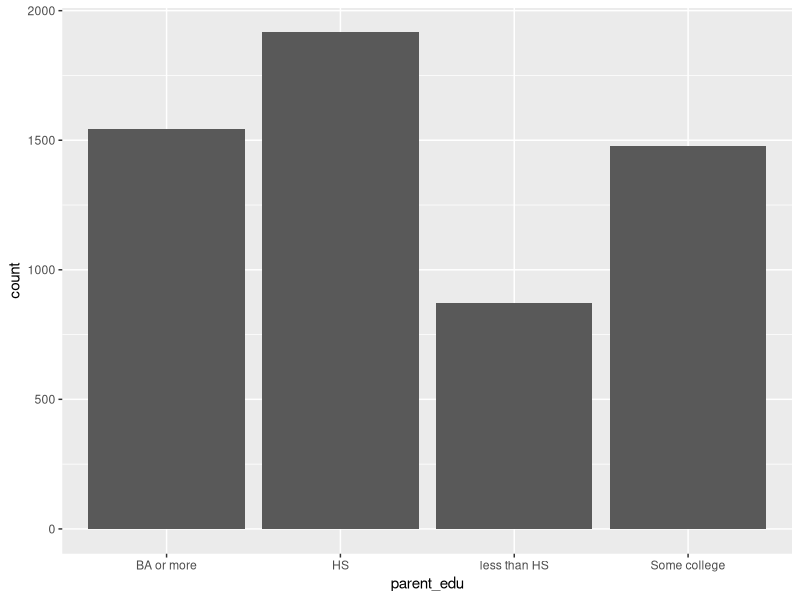
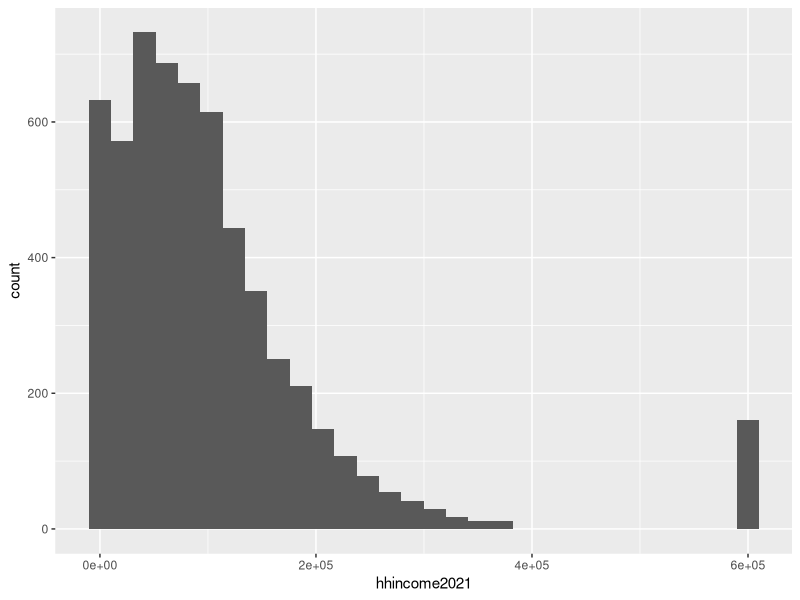
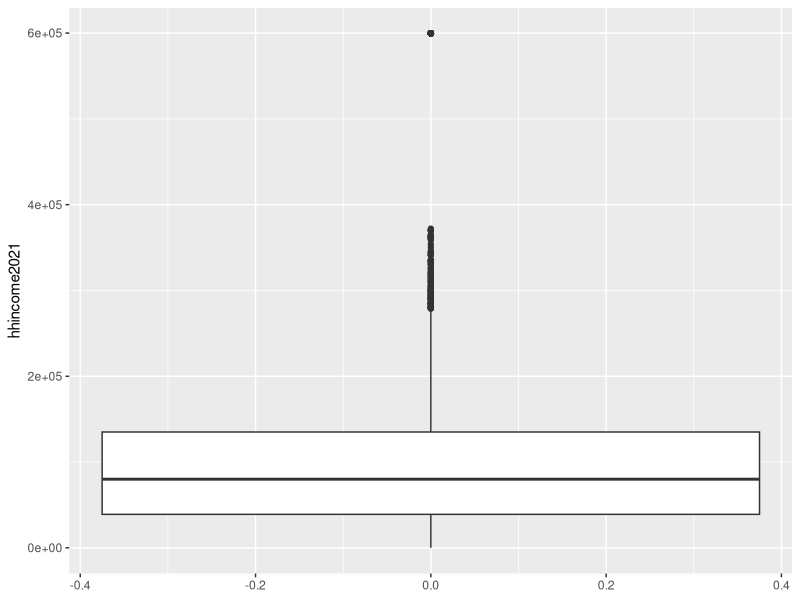
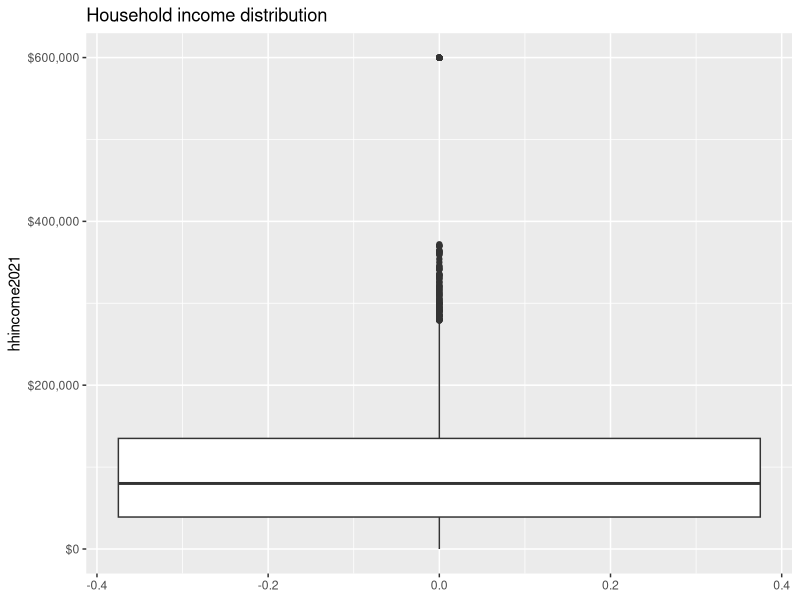
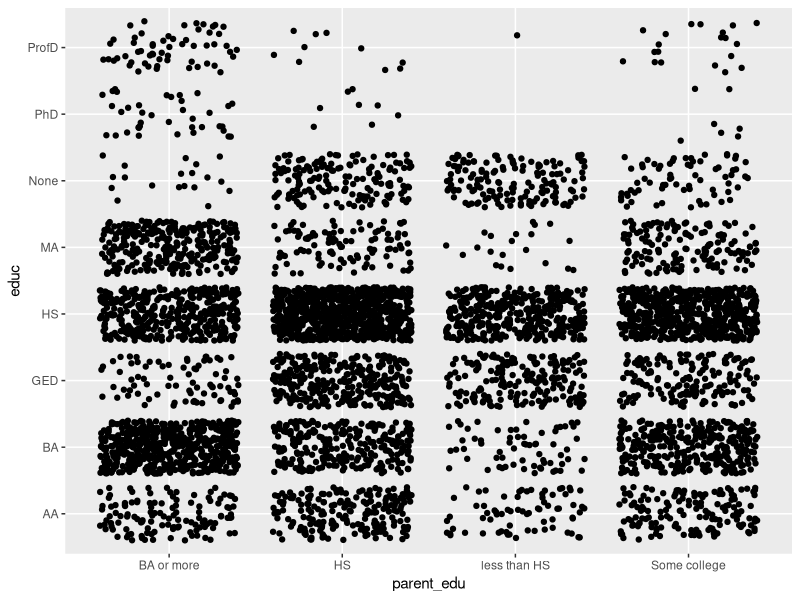
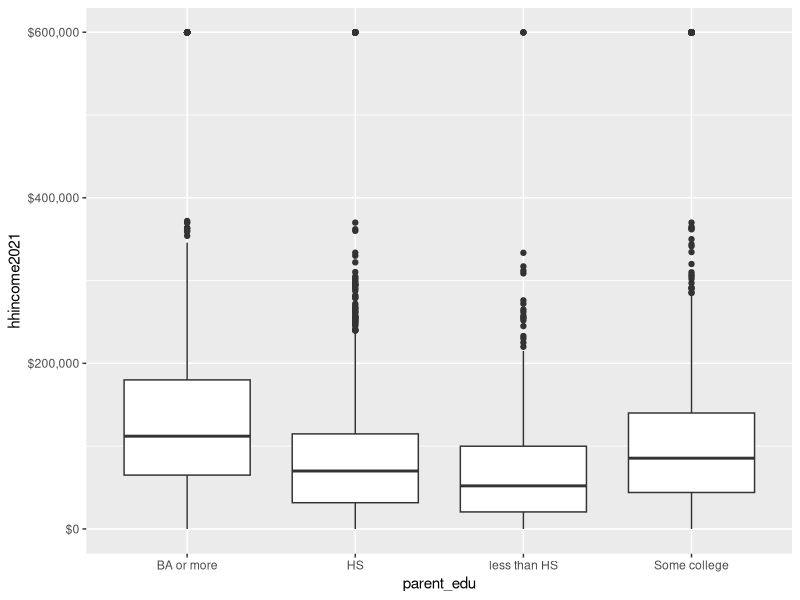
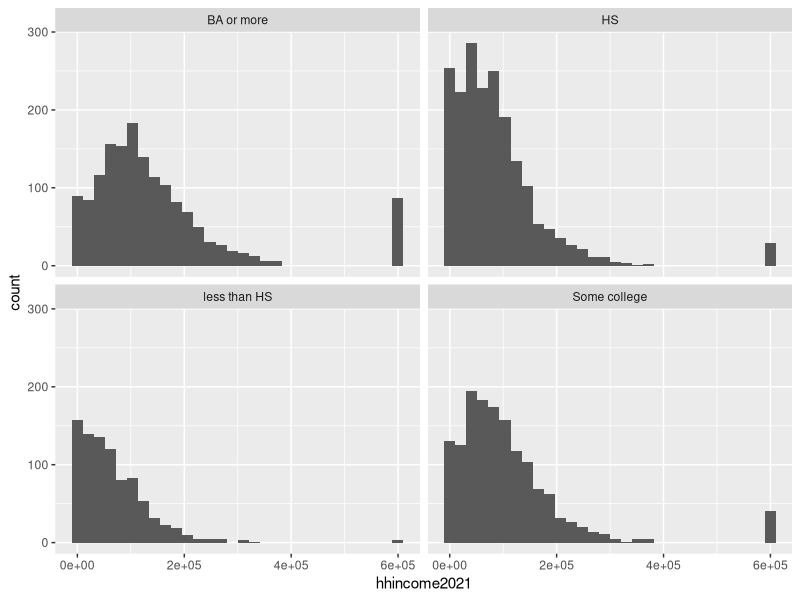

The R script that drew these images, in order:
#Tidyverse is a collection of R packages that provides a cohesive framework for cleaning, manipulatin, analyzing, and visualizing data. 
#For two excellent and free guides see:
  #https://r4ds.hadley.nz/. 
  #https://jhudatascience.org/tidyversecourse/

#This script walks you through the tidyverse by cleaning, reformatting, and exploring data from NLSY97, a large scale longitudinal survey conducted by the U.S. Bureau of Labor Statistics. 

#--------------------------------------
# load tidyverse, a collection of R packages that provides a cohesive framework for cleaning, manipulating, analyzing, and visualizing data.

#install.packages("tidyverse") #uncomment this line if you haven't installed tidyverse yet

library(tidyverse)

#--------------IMPORTING DATA WITH READR------------------------

# import data using readr, a package that provides a fast and friendly way to read rectangular data (like csv files) into R. Save it as a dataframe called df.

#The file path I used here is a relative path. This means that the file is in a folder called 'data' that is in the same directory as this script.
# If you're using RStudio, uncomment the line below to set the working directory to the directory of the current script.
#Otherwise, you'll need to change the code to specify the full path to the file.

#try(setwd(dirname(rstudioapi::getActiveDocumentContext()$path)))

df <- read_csv("data/tidytutorial_RAW.csv") #read in the data

# all sorts of ways to take a look at the data

df #prints the entire dataframe to the console

glimpse(df) #prints a summary of the dataframe to the console

head(df) #prints the first few rows of the dataframe to the console

summary(df) #prints summary statistics for each variable to the console


#--------------MANIPULATING DATA WITH DPLYR------------------------

# dplyr is a package that provides functions for manipulating data. 

# ------------- common dplyr verbs -------------------------------      

# work with columns
rename(df, yob = R0536402) #rename the variable R0536402 to yob
select(df, R0000100, R0536300, R0536402) #select only these three variables
relocate(df, R0536402) #move the variable R0536402 to the first column
mutate(df, ageish2021 = 2021 - R0536402) #create a new variable that calculates each R's approximate age in 2021

# work with rows
filter(df, R0536402 == 1980) #only include cases where the year of birth is 1980
slice(df, 1:3) #only include the first three cases
sample_n(df, 3) #randomly select three cases

# work with groups
group_by(df, R0536402) #Usually you would do this to apply a function to each group (see below for example)

# ------------- the pipe (%>%) -------------------------------      

# you can use the 'pipe' to combine multiple actions. It takes the output of one function and uses it as the input to the next function.

df %>%
  rename(yob = R0536402) %>% #rename the variable R0536402 to yob
  select(R0000100, R0536300, yob) %>% #select only these three variables
  relocate(yob) %>% #move the variable yob to the first column
  mutate(ageish2021 = 2021 - yob) %>% #create a new variable that calculates each R's approximate age in 2021
  filter(ageish2021 == 41) #only include cases where the age in 2021 is 41

df %>%
  group_by(R0536402) %>% #group by year of birth (R0536402)
  count() #this will count the number of Rs for each year of birth

# The syntax as written above only prints to the console. If you want to save the output you need to assign it to a new dataframe.

df_practice <- df %>% 
  rename(yob = R0536402) %>%
  select(R0000100, R0536300, yob) %>%
  relocate(yob) %>%
  mutate(ageish2021 = 2021 - yob) %>%
  filter(ageish2021 == 41)

glimpse(df_practice)

# ------------- working with the NLSY data -------------------------------      

# Let's use these dplyr functions to make this data a little easier to work with. If you're new to R, don't worry about understanding every line of code here--it's building on the basic dplyr verbs a bit.

#rename variables
df <- df |>
  rename(ID = R0000100, 
       sex = R0536300,                  
       yob = R0536402,                         
       biodad_edu = R1302400,                                
       biomom_edu = R1302500,                             
       resdad_edu = R1302600,                             
       resmom_edu = R1302700,                        
       race = R1482600,       
       inschool2015 = U0008700,                                              
       hhincome2015 = U0008900,
       marstat2015 = U0014500,                  
       urbanrural2015 = U0015000,
       inschool2017 = U1845300,                             
       hhincome2017 = U1845500,                                              
       marstat2017 = U1852300,                                   
       urbanrural2017 = U1853200,
       inschool2019 = U3443800,        
       hhincome2019 = U3444000,         
       marstat2019 = U3451400,          
       urbanrural2019 = U3453600,         
       inschool2021 = U4949500,           
       hhincome2021 = U4949700,          
       marstat2021 = U4954500,               
       urbanrural2021 = U4956900,     
       educ = Z9083900,
       ba_date = Z9084400,          
       prof_date = Z9084500,         
       phd_date = Z9084600,         
       ma_date = Z9084700,            
       last_interview_round = Z9085100,           
       hhnetworth_30 = Z9121900,    
       hhnetworth_35 = Z9141400,    
       hhnetworth_40 = Z9164500)

#replace missing values (represented by -1 to -5) with NA
df <- df |>
  mutate(across(everything(), ~ifelse(. %in% c(-1, -2, -3, -4, -5), NA, .))) 


#assign appropriate datatypes and recode from numbers to values
df <- df |>
  relocate(yob:resmom_edu, starts_with("hhincome"), .after = hhnetworth_40) |> #we're moving variables just to lump datatypes together to make the next step simpler
  mutate(across(ba_date:hhincome2021, ~ as.integer(.))) |> #convert these variables to integer
  mutate(across(sex:educ, ~ as.factor(.))) |> #convert these variables to factors
  mutate(sex = fct_recode(sex, 
                          "male" = "1",
                          "female" = "2")) |> #recode from numbers to the values they represent
  mutate(race = fct_recode(race,
                           "black" = "1",
                           "hispanic" = "2",
                           "multi" = "3",
                           "nonblacknonhispanic" = "4")) |>
  mutate(educ = fct_recode(educ,
                           "None" = "0",
                           "GED" = "1",
                           "HS" = "2",
                           "AA" = "3",
                           "BA" = "4",
                           "MA" = "5",
                           "PhD" = "6",
                           "ProfD" = "7")) |>
  mutate(across(biodad_edu:resmom_edu, ~ case_when( #recode from years of education to a smaller number of categories
    . < 12 ~ "less than HS",
    . == 12 ~ "HS",
    . > 12 & . < 16 ~ "Some college", 
    . >= 16 ~ "BA or more", 
    TRUE ~ NA_character_ 
  )))


# ------------- exercises 1 -------------------------------      

#1. Rename the hhincome2015 variable to hhincome15 (or anything else you want).
#2. Recode the urbanrural2021 variable to "rural" for 0, "urban" for 1, and "unknown" for 2.

#trickier
#3. Set all values of "unknown" to NA for the area_type variable.
#4. Recode all the urbanrural variables to "rural" for 0, "urban" for 1, and "unknown" for 2, within the same mutate function.

#--------------RESHAPING DATA WITH TIDYR (and a little string manipulation with stringr) ----------------------------

#Tidyr is a package that provides tools for tidying data. Tidying data means structuring datasets to facilitate analysis. Principles of tidy data are as follows: 
#1. Each variable forms a column.
#2. Each observation forms a row.
#3. Each cell contains a single value.

#For demonstration purposes we'll use a subset of the data.

demo <- df |>
  select(ID, hhincome2017, hhincome2019, hhincome2021) 

demo #take a look. this data is in wide format

#pivot_longer is a function that takes data in wide format and makes it longer.
longer <- demo |>
  pivot_longer(cols = starts_with("hhincome"), #specify the columns you want to make longer
               names_to = "year", #name the new variable that will hold the column names
               values_to = "hhincome") #name the new variable that will hold the values

longer #take a look. this data is in long format

#sidenote: you can use stringr to extract the year from the variable name 
longer <- longer |>
  mutate(year = str_sub(year, -4)) #str_sub is a function that extracts a substring from a string. Here I'm saying to take the last four characters.
#pivot_wider is a function that takes data in long format and spreads it out.

back_to_wide <- longer |>
  pivot_wider(names_from = year,  #specify the variable whose values will become column names
              values_from = hhincome) #specify the variable whose values will become the cell values

back_to_wide #take a look. this data is back in wide format

back_to_wide <- back_to_wide |>
  rename_with(~str_c("hhincome", .x), '2017':'2021') #str_c is a function that concatenates strings. Here I'm adding "hhincome" to the beginning of each variable name

# ------------- exercises 2 -------------------------------      

#1. Create a new dataframe that includes only the variables ID, yob, urbanrural2021, race, HHnetworth_30, HHnetworth_35, and HHnetworth_40. Save it as df_networth.
#2. Reshape df_networth so that the net worth variables are in long format.

#trickier

#3. Rename the household net worth variables in df_networth to "at30", "at35", and "at40."
#4. Create a new variable for the year each R was 30.



#--------------DESCRIPTIVE STATS WITH DPLYR------------------------

#I've created a simplified dataframe to demonstrate some basic descriptive statistics and exploratory visualization.

df_simple <- read.csv("data/df_simple.csv") #read in the data, remember to change the file path if you need to

# ------------- univariate frequencies and summary stats -------------------------------      

#categorical variable
df_simple |>
  group_by(parent_edu) |>  #group by a variable
  count() #count the number of cases in each group

#continuous variable
df_simple |> 
  summarize(mean_income = mean(hhincome2021, na.rm = TRUE), #the na.rm argument tells R to ignore missing values
            median_income = median(hhincome2021, na.rm = TRUE), 
            sd_income = sd(hhincome2021, na.rm = TRUE),
            min_income = min(hhincome2021, na.rm = TRUE),
            max_income = max(hhincome2021, na.rm = TRUE))

# ------------- bivariate frequencies (crosstabs) and summary stats -------------------------------      

df_simple |>
  group_by(parent_edu, educ) |> #group by two variables
  count() |> #count the number of cases for each combination of the two variables
  pivot_wider(names_from = educ, values_from = n, values_fill = 0) #spread the data out to display as crosstabs

df_simple |>
  group_by(parent_edu) |> #group by parents education, then calculate summary stats per group
  summarize(mean_income = mean(hhincome2021, na.rm = TRUE),
            median_income = median(hhincome2021, na.rm = TRUE),
            sd_income = sd(hhincome2021, na.rm = TRUE),
            min_income = min(hhincome2021, na.rm = TRUE),
            max_income = max(hhincome2021, na.rm = TRUE))

#--------------EXPLORATORY VISUALIZATION WITH GGPLOT (if we have time)-----------------------

#ggplot2 is a package that implements the grammar of graphics. It's a powerful tool for creating visualizations.

#You can think of ggplot as a way to build up a plot piece by piece. You start by specifying the data you want to plot and the variables you want to map to aesthetics, then you add layers to the plot.

# ------------- univariate   -------------------------------      

#categorical variable
ggplot(df_simple, aes(x = parent_edu)) + #specify the dataset and the variable you want to plot
  geom_bar()  #add a layer for the plot type

#continuous variable
ggplot(df_simple, aes(x = hhincome2021)) + 
  geom_histogram()

ggplot(df_simple, aes(y = hhincome2021)) + 
  geom_boxplot() 

#You can add more layers to the plot to customize it further. 
ggplot(df_simple, aes(y = hhincome2021)) + 
  geom_boxplot() + 
  scale_y_continuous(labels = scales::dollar_format()) + #format the y-axis as dollars
  labs(title = "Household income distribution") #add a title


# ------------- bivariate -------------------------------      

ggplot(df_simple, aes(x = parent_edu, y = educ)) + 
  geom_jitter() #jitter is a way to spread out points that would otherwise overlap

ggplot(df_simple, aes(x = parent_edu, y = hhincome2021)) + 
  geom_boxplot() + 
  scale_y_continuous(labels = scales::dollar_format())

ggplot(df_simple, aes(x = hhincome2021)) + 
  geom_histogram() + 
  facet_wrap(~parent_edu) #facet_wrap creates separate plots for each level of a categorical variable

# ------------- exercises 3 -------------------------------      

#Complete these questions using df_networth:

#1. What is the distribution of this sample by race? Run summary stats. If you have time, visualize this relationship with ggplot.
#2. How is the urbanrural variable distributed across racial categories in this sample? Run summary stats. If you have time, visualize this relationship with ggplot.
#3. How does household networth vary by race in this sample? Run summary stats. If you have time, visualize this relationship with ggplot.

#trickier
#4. Merge df_networth with df_simple. You will need to use join, a dplyr verb we didn't try. Ask google/chatgpt about it, or type '?join" into your console to read the docs.
#5. Create a scatterplot with household income on the x-axis and household networth on the y-axis. 
